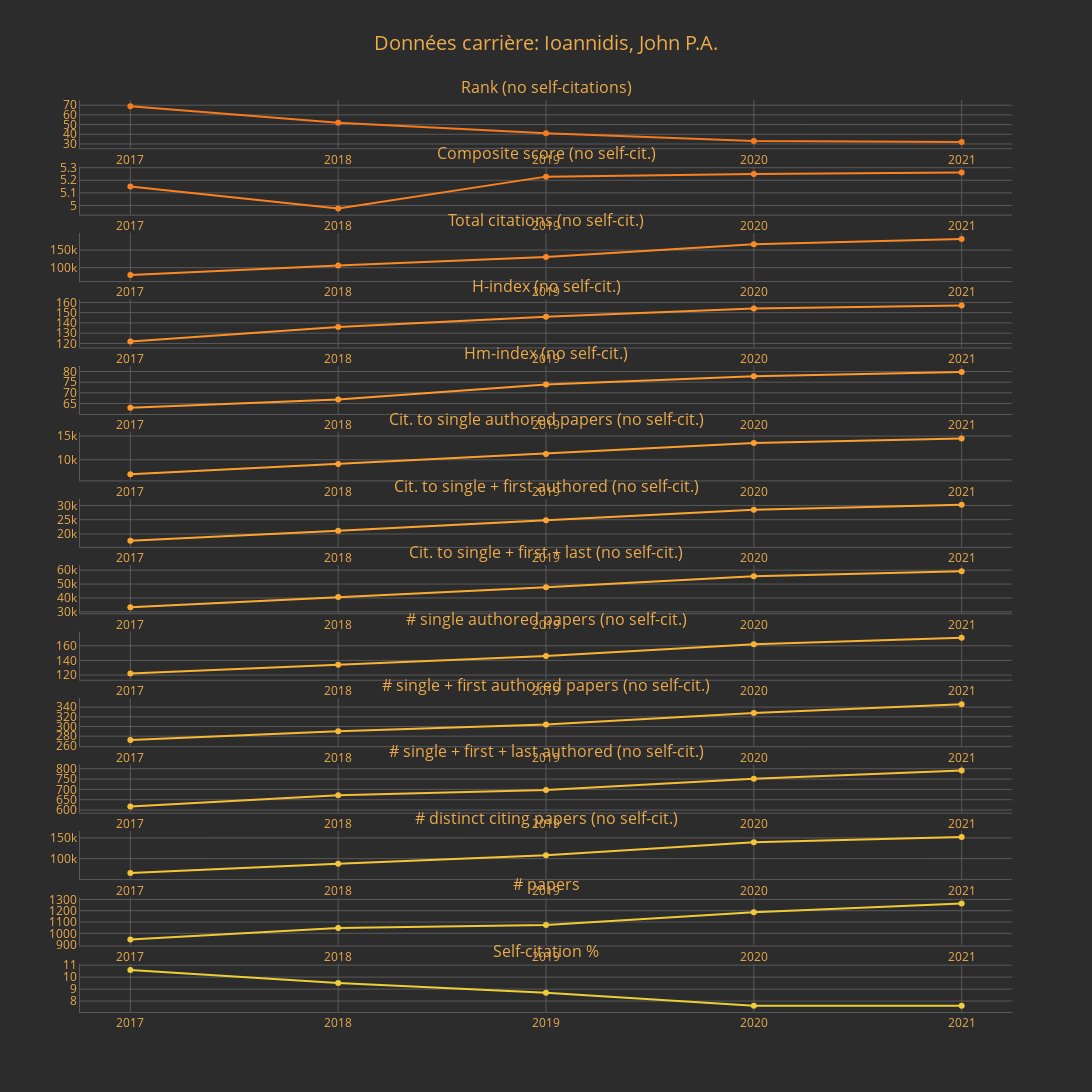

This figure's notebook cell:
### Code cell
fig = client.plot_author_career("Ioannidis, John P.A.", exclude_self_citations=True)
fig.show()

### Figure 1 — Plotly figure (JSON) as saved in the notebook; plotly's stock layout.template omitted (floating-point values rounded to 4 significant figures)
{"data": [{"hovertemplate": "Année: %{x}<br>Valeur: %{y}<extra></extra>", "marker": {"color": "rgb(247, 121, 30)"}, "name": "rank (ns)", "type": "scatter", "x": ["2017", "2018", "2019", "2020", "2021"], "xaxis": "x", "y": [69.0, 52.0, 41.0, 33.0, 32.0], "yaxis": "y"}, {"hovertemplate": "Année: %{x}<br>Valeur: %{y}<extra></extra>", "marker": {"color": "rgb(249, 129, 34)"}, "name": "c (ns)", "type": "scatter", "x": ["2017", "2018", "2019", "2020", "2021"], "xaxis": "x2", "y": [5.151, 4.976, 5.229, 5.249, 5.261], "yaxis": "y2"}, {"hovertemplate": "Année: %{x}<br>Valeur: %{y}<extra></extra>", "marker": {"color": "rgb(250, 137, 37)"}, "name": "nc (ns)", "type": "scatter", "x": ["2017", "2018", "2019", "2020", "2021"], "xaxis": "x3", "y": [79240.0, 106300.0, 130600.0, 166900.0, 181600.0], "yaxis": "y3"}, {"hovertemplate": "Année: %{x}<br>Valeur: %{y}<extra></extra>", "marker": {"color": "rgb(252, 145, 41)"}, "name": "h (ns)", "type": "scatter", "x": ["2017", "2018", "2019", "2020", "2021"], "xaxis": "x4", "y": [122.0, 136.0, 146.0, 154.0, 157.0], "yaxis": "y4"}, {"hovertemplate": "Année: %{x}<br>Valeur: %{y}<extra></extra>", "marker": {"color": "rgb(254, 153, 44)"}, "name": "hm (ns)", "type": "scatter", "x": ["2017", "2018", "2019", "2020", "2021"], "xaxis": "x5", "y": [62.96, 66.91, 73.88, 77.75, 79.8], "yaxis": "y5"}, {"hovertemplate": "Année: %{x}<br>Valeur: %{y}<extra></extra>", "marker": {"color": "rgb(253, 159, 46)"}, "name": "ncs (ns)", "type": "scatter", "x": ["2017", "2018", "2019", "2020", "2021"], "xaxis": "x6", "y": [6939.0, 9115.0, 11220.0, 13520.0, 14510.0], "yaxis": "y6"}, {"hovertemplate": "Année: %{x}<br>Valeur: %{y}<extra></extra>", "marker": {"color": "rgb(251, 165, 48)"}, "name": "ncsf (ns)", "type": "scatter", "x": ["2017", "2018", "2019", "2020", "2021"], "xaxis": "x7", "y": [17650.0, 21100.0, 24850.0, 28520.0, 30210.0], "yaxis": "y7"}, {"hovertemplate": "Année: %{x}<br>Valeur: %{y}<extra></extra>", "marker": {"color": "rgb(250, 172, 50)"}, "name": "ncsfl (ns)", "type": "scatter", "x": ["2017", "2018", "2019", "2020", "2021"], "xaxis": "x8", "y": [33390.0, 40710.0, 47700.0, 55580.0, 59200.0], "yaxis": "y8"}, {"hovertemplate": "Année: %{x}<br>Valeur: %{y}<extra></extra>", "marker": {"color": "rgb(248, 178, 52)"}, "name": "nps (ns)", "type": "scatter", "x": ["2017", "2018", "2019", "2020", "2021"], "xaxis": "x9", "y": [122.0, 134.0, 146.0, 162.0, 171.0], "yaxis": "y9"}, {"hovertemplate": "Année: %{x}<br>Valeur: %{y}<extra></extra>", "marker": {"color": "rgb(247, 184, 54)"}, "name": "cpsf (ns)", "type": "scatter", "x": ["2017", "2018", "2019", "2020", "2021"], "xaxis": "x10", "y": [272.0, 290.0, 304.0, 328.0, 346.0], "yaxis": "y10"}, {"hovertemplate": "Année: %{x}<br>Valeur: %{y}<extra></extra>", "marker": {"color": "rgb(245, 190, 56)"}, "name": "npsfl (ns)", "type": "scatter", "x": ["2017", "2018", "2019", "2020", "2021"], "xaxis": "x11", "y": [617.0, 672.0, 697.0, 751.0, 791.0], "yaxis": "y11"}, {"hovertemplate": "Année: %{x}<br>Valeur: %{y}<extra></extra>", "marker": {"color": "rgb(244, 196, 57)"}, "name": "npciting (ns)", "type": "scatter", "x": ["2017", "2018", "2019", "2020", "2021"], "xaxis": "x12", "y": [65580.0, 87940.0, 108100.0, 139500.0, 152000.0], "yaxis": "y12"}, {"hovertemplate": "Année: %{x}<br>Valeur: %{y}<extra></extra>", "marker": {"color": "rgb(240, 201, 57)"}, "name": "np", "type": "scatter", "x": ["2017", "2018", "2019", "2020", "2021"], "xaxis": "x13", "y": [946.0, 1048.0, 1073.0, 1187.0, 1264.0], "yaxis": "y13"}, {"hovertemplate": "Année: %{x}<br>Valeur: %{y}<extra></extra>", "marker": {"color": "rgb(235, 206, 57)"}, "name": "self%", "type": "scatter", "x": ["2017", "2018", "2019", "2020", "2021"], "xaxis": "x14", "y": [10.6, 9.5, 8.7, 7.6, 7.6], "yaxis": "y14"}], "layout": {"annotations": [{"font": {"size": 16}, "showarrow": false, "text": "Rank (no self-citations)", "x": 0.5, "xanchor": "center", "xref": "paper", "y": 1, "yanchor": "bottom", "yref": "paper"}, {"font": {"size": 16}, "showarrow": false, "text": "Composite score (no self-cit.)", "x": 0.5, "xanchor": "center", "xref": "paper", "y": 0.9271, "yanchor": "bottom", "yref": "paper"}, {"font": {"size": 16}, "showarrow": false, "text": "Total citations (no self-cit.)", "x": 0.5, "xanchor": "center", "xref": "paper", "y": 0.8543, "yanchor": "bottom", "yref": "paper"}, {"font": {"size": 16}, "showarrow": false, "text": "H-index (no self-cit.)", "x": 0.5, "xanchor": "center", "xref": "paper", "y": 0.7814, "yanchor": "bottom", "yref": "paper"}, {"font": {"size": 16}, "showarrow": false, "text": "Hm-index (no self-cit.)", "x": 0.5, "xanchor": "center", "xref": "paper", "y": 0.7086, "yanchor": "bottom", "yref": "paper"}, {"font": {"size": 16}, "showarrow": false, "text": "Cit. to single authored papers (no self-cit.)", "x": 0.5, "xanchor": "center", "xref": "paper", "y": 0.6357, "yanchor": "bottom", "yref": "paper"}, {"font": {"size": 16}, "showarrow": false, "text": "Cit. to single + first authored (no self-cit.)", "x": 0.5, "xanchor": "center", "xref": "paper", "y": 0.5629, "yanchor": "bottom", "yref": "paper"}, {"font": {"size": 16}, "showarrow": false, "text": "Cit. to single + first + last (no self-cit.)", "x": 0.5, "xanchor": "center", "xref": "paper", "y": 0.49, "yanchor": "bottom", "yref": "paper"}, {"font": {"size": 16}, "showarrow": false, "text": "# single authored papers (no self-cit.)", "x": 0.5, "xanchor": "center", "xref": "paper", "y": 0.4171, "yanchor": "bottom", "yref": "paper"}, {"font": {"size": 16}, "showarrow": false, "text": "# single + first authored papers (no self-cit.)", "x": 0.5, "xanchor": "center", "xref": "paper", "y": 0.3443, "yanchor": "bottom", "yref": "paper"}, {"font": {"size": 16}, "showarrow": false, "text": "# single + first + last authored (no self-cit.)", "x": 0.5, "xanchor": "center", "xref": "paper", "y": 0.2714, "yanchor": "bottom", "yref": "paper"}, {"font": {"size": 16}, "showarrow": false, "text": "# distinct citing papers (no self-cit.)", "x": 0.5, "xanchor": "center", "xref": "paper", "y": 0.1986, "yanchor": "bottom", "yref": "paper"}, {"font": {"size": 16}, "showarrow": false, "text": "# papers", "x": 0.5, "xanchor": "center", "xref": "paper", "y": 0.1257, "yanchor": "bottom", "yref": "paper"}, {"font": {"size": 16}, "showarrow": false, "text": "Self-citation %", "x": 0.5, "xanchor": "center", "xref": "paper", "y": 0.05286, "yanchor": "bottom", "yref": "paper"}], "font": {"color": "#ECAB4C"}, "height": 2000, "paper_bgcolor": "#2C2C2C", "plot_bgcolor": "#2C2C2C", "showlegend": false, "title": {"font": {"size": 20}, "text": "Données carrière: Ioannidis, John P.A.", "x": 0.5}, "width": 1200, "xaxis": {"anchor": "y", "domain": [0, 1], "gridcolor": "#5b5959", "linecolor": "#5b5959", "ticktext": ["2017", "2018", "2019", "2020", "2021"], "tickvals": ["2017", "2018", "2019", "2020", "2021"], "zeroline": false}, "xaxis10": {"anchor": "y10", "domain": [0, 1], "gridcolor": "#5b5959", "linecolor": "#5b5959", "ticktext": ["2017", "2018", "2019", "2020", "2021"], "tickvals": ["2017", "2018", "2019", "2020", "2021"], "zeroline": false}, "xaxis11": {"anchor": "y11", "domain": [0, 1], "gridcolor": "#5b5959", "linecolor": "#5b5959", "ticktext": ["2017", "2018", "2019", "2020", "2021"], "tickvals": ["2017", "2018", "2019", "2020", "2021"], "zeroline": false}, "xaxis12": {"anchor": "y12", "domain": [0, 1], "gridcolor": "#5b5959", "linecolor": "#5b5959", "ticktext": ["2017", "2018", "2019", "2020", "2021"], "tickvals": ["2017", "2018", "2019", "2020", "2021"], "zeroline": false}, "xaxis13": {"anchor": "y13", "domain": [0, 1], "gridcolor": "#5b5959", "linecolor": "#5b5959", "ticktext": ["2017", "2018", "2019", "2020", "2021"], "tickvals": ["2017", "2018", "2019", "2020", "2021"], "zeroline": false}, "xaxis14": {"anchor": "y14", "domain": [0, 1], "gridcolor": "#5b5959", "linecolor": "#5b5959", "ticktext": ["2017", "2018", "2019", "2020", "2021"], "tickvals": ["2017", "2018", "2019", "2020", "2021"], "zeroline": false}, "xaxis2": {"anchor": "y2", "domain": [0, 1], "gridcolor": "#5b5959", "linecolor": "#5b5959", "ticktext": ["2017", "2018", "2019", "2020", "2021"], "tickvals": ["2017", "2018", "2019", "2020", "2021"], "zeroline": false}, "xaxis3": {"anchor": "y3", "domain": [0, 1], "gridcolor": "#5b5959", "linecolor": "#5b5959", "ticktext": ["2017", "2018", "2019", "2020", "2021"], "tickvals": ["2017", "2018", "2019", "2020", "2021"], "zeroline": false}, "xaxis4": {"anchor": "y4", "domain": [0, 1], "gridcolor": "#5b5959", "linecolor": "#5b5959", "ticktext": ["2017", "2018", "2019", "2020", "2021"], "tickvals": ["2017", "2018", "2019", "2020", "2021"], "zeroline": false}, "xaxis5": {"anchor": "y5", "domain": [0, 1], "gridcolor": "#5b5959", "linecolor": "#5b5959", "ticktext": ["2017", "2018", "2019", "2020", "2021"], "tickvals": ["2017", "2018", "2019", "2020", "2021"], "zeroline": false}, "xaxis6": {"anchor": "y6", "domain": [0, 1], "gridcolor": "#5b5959", "linecolor": "#5b5959", "ticktext": ["2017", "2018", "2019", "2020", "2021"], "tickvals": ["2017", "2018", "2019", "2020", "2021"], "zeroline": false}, "xaxis7": {"anchor": "y7", "domain": [0, 1], "gridcolor": "#5b5959", "linecolor": "#5b5959", "ticktext": ["2017", "2018", "2019", "2020", "2021"], "tickvals": ["2017", "2018", "2019", "2020", "2021"], "zeroline": false}, "xaxis8": {"anchor": "y8", "domain": [0, 1], "gridcolor": "#5b5959", "linecolor": "#5b5959", "ticktext": ["2017", "2018", "2019", "2020", "2021"], "tickvals": ["2017", "2018", "2019", "2020", "2021"], "zeroline": false}, "xaxis9": {"anchor": "y9", "domain": [0, 1], "gridcolor": "#5b5959", "linecolor": "#5b5959", "ticktext": ["2017", "2018", "2019", "2020", "2021"], "tickvals": ["2017", "2018", "2019", "2020", "2021"], "zeroline": false}, "yaxis": {"anchor": "x", "domain": [0.9471, 1], "gridcolor": "#5b5959", "linecolor": "#5b5959", "zeroline": false}, "yaxis10": {"anchor": "x10", "domain": [0.2914, 0.3443], "gridcolor": "#5b5959", "linecolor": "#5b5959", "zeroline": false}, "yaxis11": {"anchor": "x11", "domain": [0.2186, 0.2714], "gridcolor": "#5b5959", "linecolor": "#5b5959", "zeroline": false}, "yaxis12": {"anchor": "x12", "domain": [0.1457, 0.1986], "gridcolor": "#5b5959", "linecolor": "#5b5959", "zeroline": false}, "yaxis13": {"anchor": "x13", "domain": [0.07286, 0.1257], "gridcolor": "#5b5959", "linecolor": "#5b5959", "zeroline": false}, "yaxis14": {"anchor": "x14", "domain": [0, 0.05286], "gridcolor": "#5b5959", "linecolor": "#5b5959", "zeroline": false}, "yaxis2": {"anchor": "x2", "domain": [0.8743, 0.9271], "gridcolor": "#5b5959", "linecolor": "#5b5959", "zeroline": false}, "yaxis3": {"anchor": "x3", "domain": [0.8014, 0.8543], "gridcolor": "#5b5959", "linecolor": "#5b5959", "zeroline": false}, "yaxis4": {"anchor": "x4", "domain": [0.7286, 0.7814], "gridcolor": "#5b5959", "linecolor": "#5b5959", "zeroline": false}, "yaxis5": {"anchor": "x5", "domain": [0.6557, 0.7086], "gridcolor": "#5b5959", "linecolor": "#5b5959", "zeroline": false}, "yaxis6": {"anchor": "x6", "domain": [0.5829, 0.6357], "gridcolor": "#5b5959", "linecolor": "#5b5959", "zeroline": false}, "yaxis7": {"anchor": "x7", "domain": [0.51, 0.5629], "gridcolor": "#5b5959", "linecolor": "#5b5959", "zeroline": false}, "yaxis8": {"anchor": "x8", "domain": [0.4371, 0.49], "gridcolor": "#5b5959", "linecolor": "#5b5959", "zeroline": false}, "yaxis9": {"anchor": "x9", "domain": [0.3643, 0.4171], "gridcolor": "#5b5959", "linecolor": "#5b5959", "zeroline": false}}}
